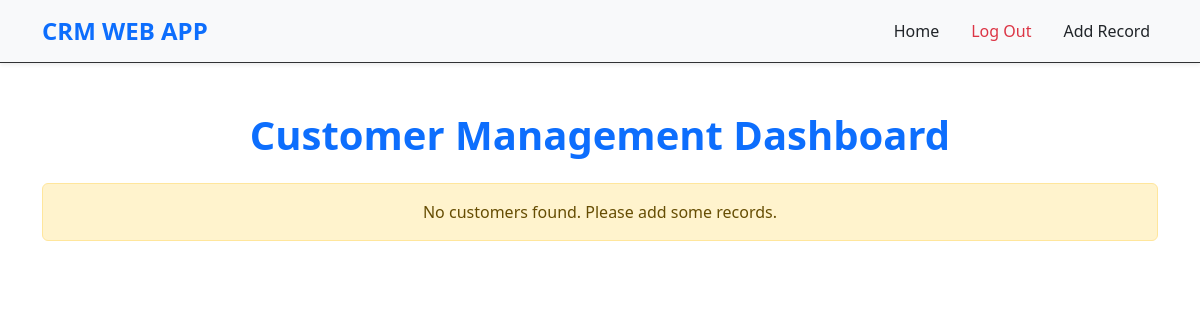
The page / (signed in) on the database as committed earlier.
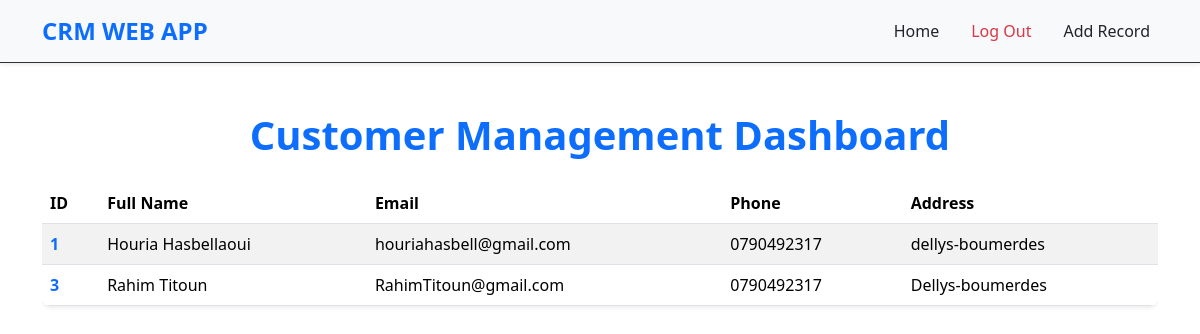
The same page on the database as committed later.
### CRMapp/models.py (models this page shows, shortened)
class Customer(models.Model):
    full_name = models.CharField(max_length=200)
    email = models.EmailField(max_length=200)
    phone = models.CharField(max_length= 15)
    adresse = models.TextField(max_length=200)
    created_at = models.DateTimeField(auto_now_add=True)
    updated_at = models.DateTimeField(auto_now=True)

### CRMapp/views.py (the view)
# urls.py: path('', views.home , name='home' ),
def home(request):
    customers = Customer.objects.all()
    if request.method == 'POST':
        loginform = AuthenticationForm(data = request.POST)
        if loginform.is_valid():
            login(request , loginform.get_user())
            messages.success(request , 'Welcome , you have been loged in!')
            return redirect('home')
    else:
        loginform= AuthenticationForm()
    return render(request , 'home.html' , {'loginform':loginform , 'customers':customers})

### templates/home.html (shortened to what this page needs)
{% extends 'base.html' %}
{% load static %}
{% load crispy_forms_tags %}
{% block content %}
{% if user.is_authenticated %}
<div class="container py-5">
    <h1 class="text-center text-primary mb-4" style="font-weight: bold;">Customer Management Dashboard</h1>
    {% if customers %}
    <div class="table-responsive">
        <table class="table table-striped table-hover shadow-sm">
            <thead class="thead-dark">
                <tr>
                    <th scope="col">ID</th>
                    <th scope="col">Full Name</th>
                    <th scope="col">Email</th>
                    <th scope="col">Phone</th>
                    <th scope="col">Address</th>
                </tr>
            </thead>
            <tbody>
                {% for customer in customers %}
                <tr>
                    <th scope="row">
                        <a href="{% url 'customer_record' customer.id %}" class="text-decoration-none text-primary">
                            {{ customer.id }}
                        </a>
                    </th>
                    <td>{{ customer.full_name }}</td>
                    <td>{{ customer.email }}</td>
                    <td>{{ customer.phone }}</td>
                    <td>{{ customer.adresse }}</td>
                </tr>
                {% endfor %}
            </tbody>
        </table>
    </div>
    {% else %}
    <div class="alert alert-warning text-center" role="alert">
        No customers found. Please add some records.
    </div>
    {% endif %}
</div>
{% endif %}
{% endblock %}

Rows that differ between the two databases and show on the page:
added Customer: id "1", full_name "Houria Hasbellaoui", email "houriahasbell@gmail.com", phone "0790492317", adresse "dellys-boumerdes"
added Customer: id "3", full_name "Rahim Titoun", email "RahimTitoun@gmail.com", phone "0790492317", adresse "Dellys-boumerdes"
Other text that changed with them:
text no longer shown: "No customers found. Please add some records."
text now shown: "ID Full Name Email Phone Address"
